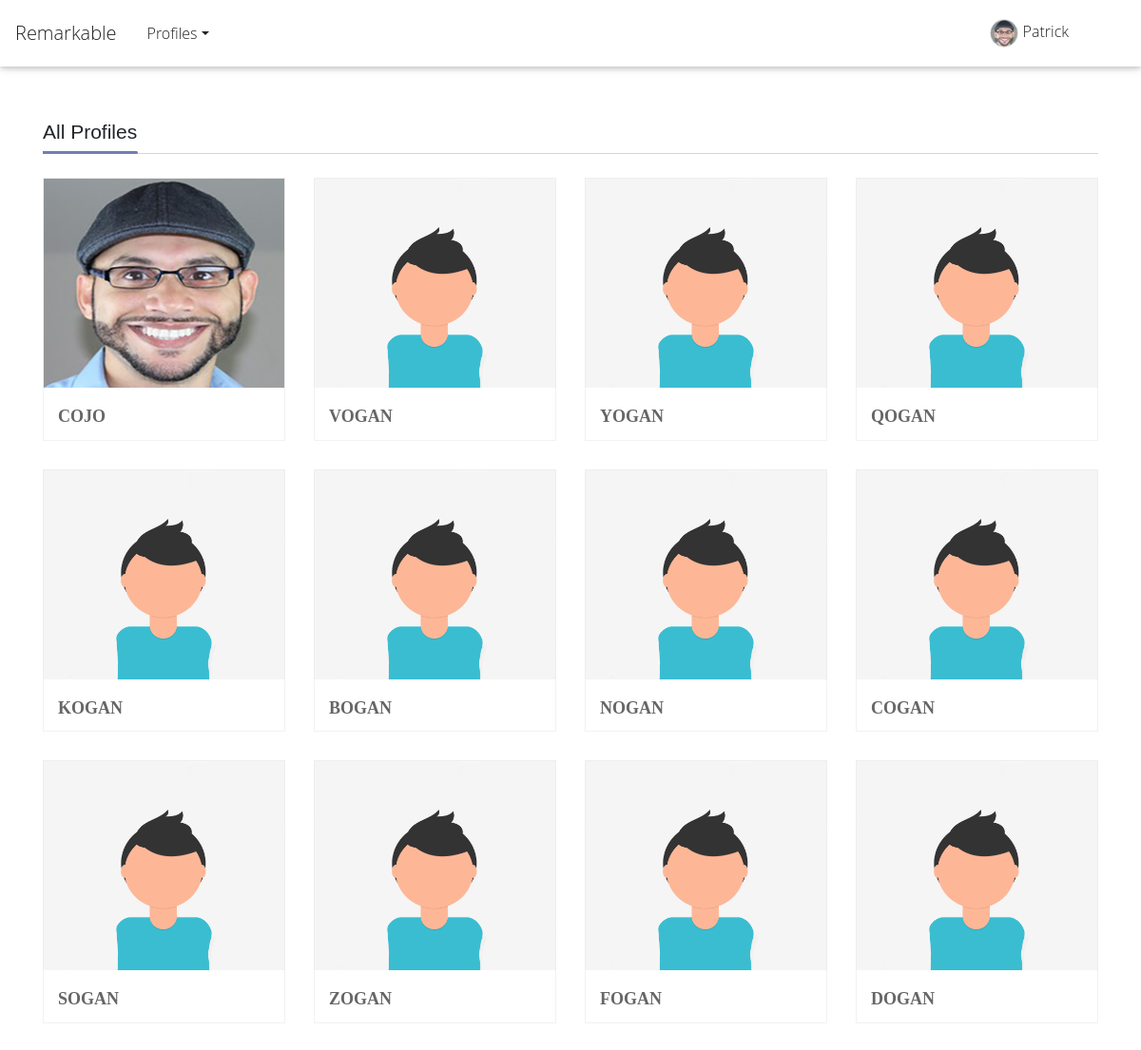
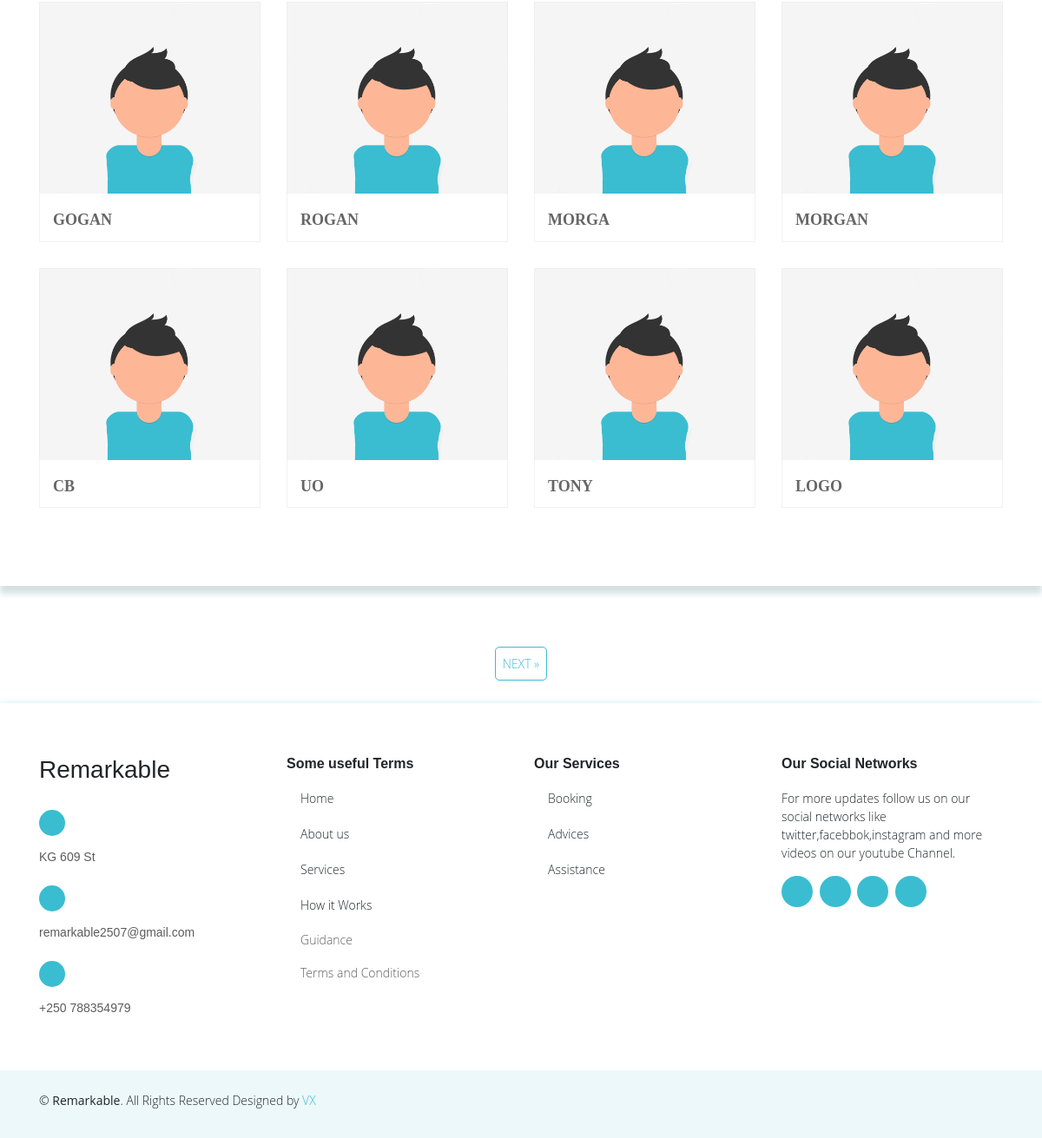
Screenshot of /home/ (signed in) with the database file from the repository (2 pictures, top to bottom).
### profiles/models.py (models this page shows, shortened)
class Profile(models.Model):
    first_name = models.CharField(max_length=200, blank=True)
    last_name = models.CharField(max_length=200, blank=True)
    user = models.OneToOneField(User, on_delete=models.CASCADE)
    bio = models.TextField(default="no bio...", max_length=300)
    email = models.EmailField(max_length=200, blank=False, null= True, unique=True)
    address= models.CharField(max_length=200, blank=False)
    image = models.ImageField(default=default_image, upload_to=upload_images_path)
    image2 =  models.ImageField(default=default_image2, upload_to=upload_images_path2)
    image3 =  models.ImageField(default=default_image3, upload_to=upload_images_path3)
    friends = models.ManyToManyField(User, blank=True, related_name='friends')
    slug = models.SlugField(unique=True, blank=True)
    updated = models.DateTimeField(auto_now=True)
    created = models.DateTimeField(auto_now_add=True)
    nationalid= models.CharField(max_length=16, blank=True)
    telephone= models.CharField(max_length=10,  blank=False, unique=True,null= True)
    age= models.CharField(max_length=2, blank=True)
    gender = models.CharField(max_length=12, default="Your gender", choices=GENDER_CHOICES)
    birth_date = models.DateField(null=True,blank=True)
    last_login = models.DateTimeField(verbose_name='last login', auto_now=True)
    objects = ProfileManager()
    class Meta:
        ordering = ('-created',)

### profiles/views.py (the view)
# urls.py: 2. Add a URL to urlpatterns:  path('', views.home, name='home')
class home(LoginRequiredMixin, ListView):
    model = Profile
    template_name = 'profiles/home.html'
    paginate_by = 20
    def get_queryset(self):
        qs = Profile.objects.get_all_profiles(self.request.user).order_by('-created')
        return qs
    def get_context_data(self, **kwargs):
        context = super().get_context_data(**kwargs)
        user = User.objects.get(username=self.request.user)
        profile = Profile.objects.get(user=user)
        rel_r = Relationship.objects.all()
        rel_s = Relationship.objects.all()
        rel_receiver = []
        rel_sender = []
        for item in rel_r:
            rel_receiver.append(item.receiver.user)
        for item in rel_s:
            rel_sender.append(item.sender.user)
        context["rel_receiver"] = rel_receiver
        context["rel_sender"] = rel_sender
        context['is_empty'] = False
        if len(self.get_queryset()) == 0:
            context['is_empty'] = True
        return context

### profiles/models.py (called while the page is built)
    def get_all_profiles(self, me):
        profiles = Profile.objects.all().exclude(user=me)
        return profiles

### profiles/templates/profiles/home.html (shortened to what this page needs)
{% extends 'profiles/base.html' %}
{% load static %}
{% block content %}
 <section class="wrapper">
    <section class="team">
        <div class="container containermain">
            <div class="row  sub_content">
                <div class="col-lg-12 col-md-12 col-sm-12">
                    <div class="dividerHeading">
                        <h4><span>All Profiles</span></h4>
                    </div>
                </div>
                {% for obj in object_list %}
                <div class="col-lg-3 col-md-3 col-sm-6">
                    <div class="dreamz-team">
                        <div class="pic">
                            <img src="{{obj.image.url}}"alt='no image'style=" height:220px; width:100%;">
                        </div>
                        <div class="team_prof">
                            <h3 class="names">{{obj.user}}</h3>
                        </div>
                    </div>
                </div>
             {% endfor %}
            </div>
        </div>
    </section>
</section>
<center>
  {% if is_paginated %}
  <ul class="pagination justify-content-center">
    {% if page_obj.has_next %}
    <li><a href="?page={{ page_obj.next_page_number }}" class="pagebtn"> NEXT &raquo;</a></li>
    {% endif %}
  </ul>
{% endif %}
</center>
{% endblock content %}

### profiles/templates/profiles/navbar.html (shortened to what this page needs)
{% load static %}
<nav class="navbar fixed-top navbar-light white scrolling-navbar">
    <div class="nav-container-1 d-xl-flex d-lg-flex d-md-flex d-sm-none d-none">
        <a class="navbar-brand text-dark" href="{% url 'profiles:index-view' %}">Remarkable</a>
        <ul class="nav nav-items text-dark">
        {% if user.is_authenticated %}
        <li class="nav-item dropdown">
            <a class="nav-link dropdown-toggle  text-dark" id="navbarDropdownMenuLink" data-toggle="dropdown" aria-haspopup="true"
                aria-expanded="false">Profiles</a>
        </li>
        {% endif %}
        </ul>
    </div>
    {% if user.is_authenticated %}
    <div class="navbar-nav dropdown d-xl-flex d-lg-flex d-md-flex d-sm-none d-none">
        <a class="nav-link text-dark" id="navbarDropdownMenuLink" data-toggle="dropdown" aria-haspopup="true"
        aria-expanded="false">
        <img class="img-circle" src="{{request.user.profile.image.url}}"alt='no image'style=" height:100px; width:100%;">
        {{ request.user|capfirst }}
    </a>
    </div>
    {% endif %}
    </nav>

### static/css/nav.css (style rules this page uses)
:root { --mainSpacing: 0.1rem; --mainTransition: all .5s ease; }
.img-circle { max-width: 30px; max-height: 30px; border-radius: 50%; border: 1px solid #e1e1e1; }
.mainbody { background-color: white; }
.pagebtn { font-size: 14px; display: inline-block; padding: 8px 8px; border-radius: 5px; margin: 10px; background: #ffffff; border: 1px solid #3abdd1; color:#3abdd1; -webkit-border-radius: 5px; -moz-border-radius: 5px; -ms-border-radius: 5px; -o-border-radius: 5px; }

### static/css/style.css (style rules this page uses)
.team_prof { -moz-border-bottom-colors: none; -moz-border-left-colors: none; -moz-border-right-colors: none; -moz-border-top-colors: none; border-color: -moz-use-text-color #ecf0f1 #f2f2f2; border-style: none solid solid; border-width: medium 1px 1px; border-color: #f2f2f2; padding: 10px 15px 5px; overflow: hidden; }
body { background-color: #fff; }
.team_prof { margin-bottom:30px; }
.pic { border:1px solid #eee; border-bottom:none; position:relative; overflow:hidden; }
.pic > img { width: 100%; cursor: pointer; transition:all 0.7s ease-in-out; -webkit-transition:all 0.7s ease-in-out; -moz-transition:all 0.7s ease-in-out; -ms-transition:all 0.7s ease-in-out; -o-transition:all 0.7s ease-in-out; }
.names { font-family: Pt Sans; font-size: 18px; font-weight: 600; margin-top: 10px; color:#666; text-transform: uppercase; }
.dividerHeading h4, .widget_title h4 { border-bottom: 1px solid #D6D4D4; font-size: 21px; font-weight: normal; margin:0 0 25px 0; padding: 0 0 10px; position: relative; }
.dividerHeading h4::before, .widget_title h4::before { border-radius: 0 5px 5px 0; bottom: -1px; content: ""; height: 3px; left: 0; position: absolute; width: 100px; }
.dividerHeading h4::before, .widget_title h4::before { background: #727CB6; }

### static/css/main.css (style rules this page uses)
body { background-color: #f2f2f2; }
.nav-link, .nav-item { color: #fff; }
.navbar { display: flex; flex-direction: row; }
.dropdown { margin-right: 60px; }

### static/css/style2.css (style rules this page uses)
body { font-family: "Open Sans", sans-serif; color: #212529; }
a { color: #3abdd1; }
h1, h2, h3, h4, h5, h6, .font-primary { font-family: "Raleway", sans-serif; }
section { padding: 60px 0; }
.team { background: #fff; padding: 60px 0; box-shadow: 0 9px 7px 0 #d4e0e2; margin-top: -60px; }

### static/css/form.css (style rules this page uses)
:root { --primaryColor: rgb(40, 106, 247); --mainWhite: #ffffff; --mainGrey: #ececec; --mainBlack: #000000; --color-primary: #263238; --color-secondary: darkgrey; --color-second: #5EC6FF; --mainSpacing: 0.1rem; --mainTransition: all .5s ease; }
.containermain { margin-top: -30px; }

### static/css/tablelist.css (style rules this page uses)
a { text-decoration: none; }

### static/css/3b-zoom.css (style rules this page uses)
html, body { padding: 0; margin: 0; }

### rows the page displays
Profile: image (picture), user "COJO"
Profile: image (picture), user "VOGAN"
Profile: image (picture), user "YOGAN"
Profile: image (picture), user "QOGAN"
Profile: image (picture), user "KOGAN"
Profile: image (picture), user "BOGAN"
Profile: image (picture), user "NOGAN"
Profile: image (picture), user "COGAN"
Profile: image (picture), user "SOGAN"
Profile: image (picture), user "ZOGAN"
Profile: image (picture), user "FOGAN"
Profile: image (picture), user "DOGAN"
Profile: image (picture), user "GOGAN"
Profile: image (picture), user "ROGAN"
Profile: image (picture), user "MORGA"
Profile: image (picture), user "MORGAN"
Profile: image (picture), user "CB"
Profile: image (picture), user "UO"
Profile: image (picture), user "TONY"
Profile: image (picture), user "LOGO"

### other values shown
{{ request.user|capfirst }} "Patrick"
